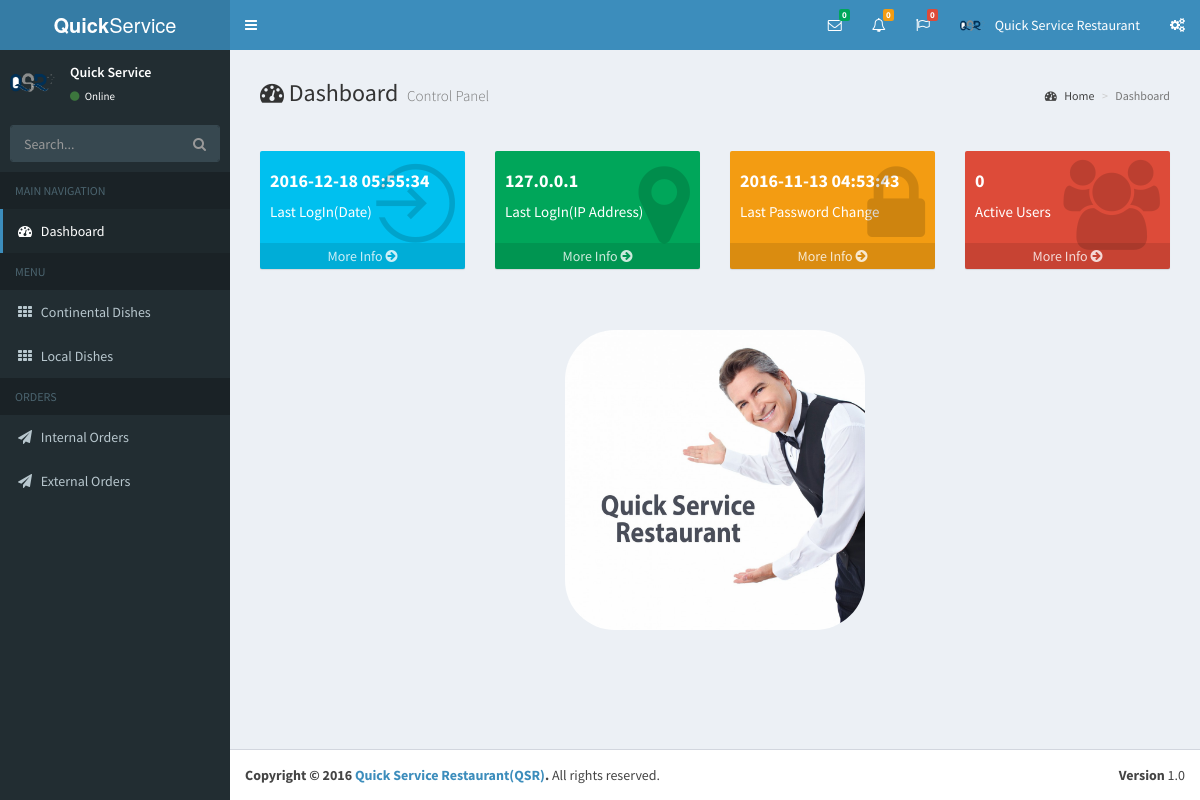
The page /quickserve/index.php (signed in) on the database its author committed.
### tables this page shows
CREATE TABLE `dp` (
  `id` int(11) NOT NULL AUTO_INCREMENT,
  `username` varchar(100) DEFAULT NULL,
  `image` varchar(300) DEFAULT NULL,
  PRIMARY KEY (`id`)
);

CREATE TABLE `logindetails` (
  `id` int(11) NOT NULL AUTO_INCREMENT,
  `username` varchar(100) DEFAULT NULL,
  `nickname` varchar(100) DEFAULT NULL,
  `fullname` varchar(200) DEFAULT NULL,
  `email` varchar(200) DEFAULT NULL,
  `mobileNo1` varchar(20) DEFAULT NULL,
  `mobileNo2` varchar(20) DEFAULT NULL,
  `datereg` varchar(100) DEFAULT NULL,
  PRIMARY KEY (`id`)
);

CREATE TABLE `lastlogin` (
  `id` int(11) NOT NULL AUTO_INCREMENT,
  `username` varchar(100) DEFAULT NULL,
  `ip` varchar(100) DEFAULT NULL,
  `date` varchar(100) DEFAULT NULL,
  PRIMARY KEY (`id`)
);

### devsiFiles/includes/header.php (shortened to what this page needs)
<?php
    $userDetails=$devsi->getFullDetails($_SESSION['siadmin'],'logindetails');
    $dp=$devsi->getDp($_SESSION['siadmin']);
?>
<header class="main-header">
<a href="?home" class="logo">
    <span class="logo-lg"><b>Quick</b>Service Restaurant</span>
</a>
<nav class="navbar navbar-static-top">
<a href="#" class="sidebar-toggle" data-toggle="offcanvas" role="button">
</a>
<div class="navbar-custom-menu">
<ul class="nav navbar-nav">
<li class="dropdown messages-menu">
    <a href="#" class="dropdown-toggle" data-toggle="dropdown">
        <i class="fa fa-envelope-o"></i>
        <span class="label label-success"><?php echo $devsi->getNumRows('messages'); ?></span>
    </a>
</li>
<li class="dropdown notifications-menu">
    <a href="#" class="dropdown-toggle" data-toggle="dropdown">
        <i class="fa fa-bell-o"></i>
        <span class="label label-warning"><?php echo $devsi->getNumRows('notifications'); ?></span>
    </a>
</li>
<li class="dropdown tasks-menu">
    <a href="#" class="dropdown-toggle" data-toggle="dropdown">
        <i class="fa fa-flag-o"></i>
        <span class="label label-danger"><?php echo $devsi->getNumRows('tasks'); ?></span>
    </a>
</li>
<li class="dropdown user user-menu">
    <a href="#" class="dropdown-toggle" data-toggle="dropdown">
        <img src="banners/<?php echo $dp[0]; ?>" class="user-image" alt="User Image">
        <span class="hidden-xs"><?php echo $userDetails[3]; ?></span>
    </a>
</li>
<li>
    <a href="#" data-toggle="control-sidebar"><i class="fa fa-gears"></i></a>
</li>
</ul>
</div>
</nav>
</header>

### devsiFiles/includes/sidebar.php
<?php
    $userDetails=$devsi->getFullDetails($_SESSION['siadmin'],'logindetails');
    $dp=$devsi->getDp($_SESSION['siadmin']);
?>
<aside class="main-sidebar">
    <section class="sidebar">
        <div class="user-panel">
            <div class="pull-left image">
                <img src="banners/<?php echo $dp[0]; ?>" class="img-circle" alt="User Image">
            </div>
            <div class="pull-left info">
                <p><?php echo $userDetails[2]; ?></p>
                <a href="#"><i class="fa fa-circle text-success"></i> Online</a>
            </div>
        </div>
        <form action="#" method="get" class="sidebar-form">
            <div class="input-group">
                <input type="text" name="q" class="form-control" placeholder="Search...">
              <span class="input-group-btn">
                <button type="submit" name="search" id="search-btn" class="btn btn-flat"><i class="fa fa-search"></i>
                </button>
              </span>
            </div>
        </form>
        <ul class="sidebar-menu">
            <li class="header">MAIN NAVIGATION</li>
            <li class="active treeview">
                <a href="?dashboard">
                    <i class="fa fa-dashboard"></i> <span>Dashboard</span>
                </a>
            </li>
            <li class="header">MENU</li>
            <li clas="treeview">
                <a href="?continental">
                    <i class="fa fa-th"></i> <span>Continental Dishes</span>
                </a>
            </li>
            <li class="treeview">
                <a href="?local">
                    <i class="fa fa-th"></i> <span>Local Dishes</span>
                </a>
            </li>
            <li class="header">ORDERS</li>
            <li class="treeview">
                <a href="?internal">
                    <i class="fa fa-send"></i> <span>Internal Orders</span>
                </a>
            </li>
            <li class="treeview">
                <a href="?external">
                    <i class="fa fa-send"></i> <span>External Orders</span>
                </a>
            </li>
        </ul>
    </section>
</aside>

### devsiFiles/includes/dashboard.php (shortened to what this page needs)
<?php
$data=$this->getLastLogin($_SESSION['siadmin']);
$data1=$this->getPassChng($_SESSION['siadmin']);
?>
<section class="content-header">
    <h1>
        <span class="fa fa-dashboard"></span> Dashboard
        <small>Control Panel</small>
    </h1>
    <ol class="breadcrumb">
        <li><a href="?dashboard"><i class="fa fa-dashboard"></i> Home</a></li>
        <li class="active">Dashboard</li>
    </ol>
</section>
<section class="content">
    <div class="row">
        <div class="col-md-3">
            <div class="small-box bg-aqua">
                <div class="inner">
                    <h4><b><?php echo $data[1]; ?></b></h4>
                    <p>Last LogIn(Date)</p>
                </div>
                <div class="icon">
                    <i class="ion ion-log-in"></i>
                </div>
                <a href="?lastlogin" class="small-box-footer">More Info <i class="fa fa-arrow-circle-right"></i></a>
            </div>
        </div>
        <div class="col-md-3">
            <div class="small-box bg-green">
                <div class="inner">
                    <h4><b><?php echo $data[0]; ?></b></h4>
                    <p>Last LogIn(IP Address)</p>
                </div>
                <div class="icon">
                    <i class="fa fa-map-marker"></i>
                </div>
                <a href="?lastlogin" class="small-box-footer">More Info <i class="fa fa-arrow-circle-right"></i></a>
            </div>
        </div>
        <div class="col-md-3">
            <div class="small-box bg-yellow">
                <div class="inner">
                    <h4><b><?php echo $data1[0]; ?></b></h4>
                    <p>Last Password Change</p>
                </div>
                <div class="icon">
                    <i class="fa fa-lock"></i>
                </div>
                <a href="#" class="small-box-footer">More Info <i class="fa fa-arrow-circle-right"></i></a>
            </div>
        </div>
        <div class="col-md-3">
            <div class="small-box bg-red">
                <div class="inner">
                    <h4><b><?php echo $this->getActiveUsers();  ?></b></h4>
                    <p>Active Users</p>
                </div>
                <div class="icon">
                    <i class="fa fa-users"></i>
                </div>
                <a href="#" class="small-box-footer">More Info <i class="fa fa-arrow-circle-right"></i></a>
            </div>
        </div>
    </div>
    <div class="row" style="margin: 1px;">
        <div style="align: center;">
            <br/><br/>
            <center><img src="banners/bg.jpg" id="qsrbg" style="width: 300px; height: 300px; border-radius: 50px;
                -webkit-border-radius: 50px; -moz-border-radius: 50px;"/></center>
        </div>
    </div>
</section>

### rows shown on the page
dp: image (picture)
logindetails: fullname "Quick Service Restaurant", nickname "Quick Service"
lastlogin: date "2016-12-18 05:55:34", ip "127.0.0.1"

### other values the page prints
$devsi->getNumRows('messages') "0"
$devsi->getNumRows('notifications') "0"
$devsi->getNumRows('tasks') "0"
$data1[0] "2016-11-13 04:53:43"
$this->getActiveUsers() "0"
$startDate "2016"
